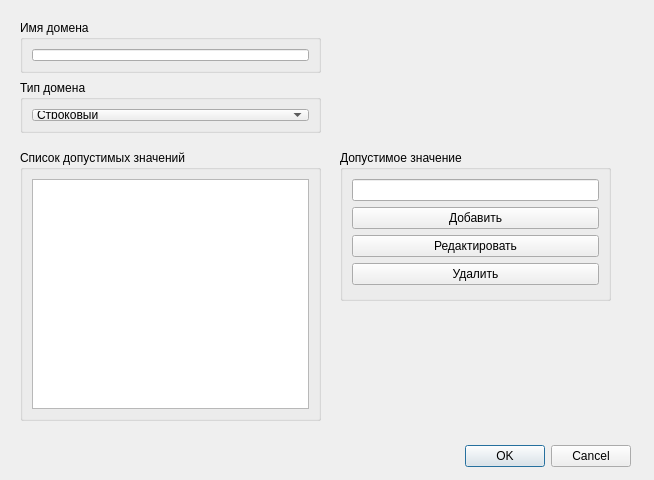
<?xml version="1.0" encoding="UTF-8"?>
<ui version="4.0">
 <class>dialog</class>
 <widget class="QDialog" name="dialog">
  <property name="geometry">
   <rect>
    <x>0</x>
    <y>0</y>
    <width>654</width>
    <height>480</height>
   </rect>
  </property>
  <property name="windowTitle">
   <string>Добавление домена</string>
  </property>
  <widget class="QDialogButtonBox" name="buttonBox">
   <property name="geometry">
    <rect>
     <x>10</x>
     <y>440</y>
     <width>621</width>
     <height>32</height>
    </rect>
   </property>
   <property name="orientation">
    <enum>Qt::Horizontal</enum>
   </property>
   <property name="standardButtons">
    <set>QDialogButtonBox::Cancel|QDialogButtonBox::Ok</set>
   </property>
  </widget>
  <widget class="QGroupBox" name="groupBox">
   <property name="geometry">
    <rect>
     <x>20</x>
     <y>20</y>
     <width>301</width>
     <height>53</height>
    </rect>
   </property>
   <property name="title">
    <string>Имя домена</string>
   </property>
   <layout class="QVBoxLayout" name="verticalLayout">
    <item>
     <widget class="QLineEdit" name="domainName"/>
    </item>
   </layout>
  </widget>
  <widget class="QGroupBox" name="groupBox_2">
   <property name="geometry">
    <rect>
     <x>20</x>
     <y>80</y>
     <width>301</width>
     <height>53</height>
    </rect>
   </property>
   <property name="title">
    <string>Тип домена</string>
   </property>
   <layout class="QVBoxLayout" name="verticalLayout_2">
    <item>
     <widget class="QComboBox" name="domainType">
      <item>
       <property name="text">
        <string>Строковый</string>
       </property>
      </item>
      <item>
       <property name="text">
        <string>Целочисленный</string>
       </property>
      </item>
      <item>
       <property name="text">
        <string>Вещественный</string>
       </property>
      </item>
     </widget>
    </item>
   </layout>
  </widget>
  <widget class="QGroupBox" name="groupBox_3">
   <property name="geometry">
    <rect>
     <x>20</x>
     <y>150</y>
     <width>301</width>
     <height>271</height>
    </rect>
   </property>
   <property name="title">
    <string>Список допустимых значений</string>
   </property>
   <layout class="QVBoxLayout" name="verticalLayout_3">
    <item>
     <widget class="QListWidget" name="domainList"/>
    </item>
   </layout>
  </widget>
  <widget class="QGroupBox" name="groupBox_4">
   <property name="geometry">
    <rect>
     <x>340</x>
     <y>150</y>
     <width>271</width>
     <height>151</height>
    </rect>
   </property>
   <property name="title">
    <string>Допустимое значение</string>
   </property>
   <layout class="QVBoxLayout" name="verticalLayout_4">
    <item>
     <widget class="QLineEdit" name="domainValue"/>
    </item>
    <item>
     <widget class="QPushButton" name="buttonAdd">
      <property name="text">
       <string>Добавить</string>
      </property>
     </widget>
    </item>
    <item>
     <widget class="QPushButton" name="buttonEdit">
      <property name="text">
       <string>Редактировать</string>
      </property>
     </widget>
    </item>
    <item>
     <widget class="QPushButton" name="buttonDelete">
      <property name="text">
       <string>Удалить</string>
      </property>
     </widget>
    </item>
   </layout>
  </widget>
 </widget>
 <resources/>
 <connections>
  <connection>
   <sender>buttonBox</sender>
   <signal>accepted()</signal>
   <receiver>dialog</receiver>
   <slot>accept()</slot>
   <hints>
    <hint type="sourcelabel">
     <x>248</x>
     <y>254</y>
    </hint>
    <hint type="destinationlabel">
     <x>157</x>
     <y>274</y>
    </hint>
   </hints>
  </connection>
  <connection>
   <sender>buttonBox</sender>
   <signal>rejected()</signal>
   <receiver>dialog</receiver>
   <slot>reject()</slot>
   <hints>
    <hint type="sourcelabel">
     <x>316</x>
     <y>260</y>
    </hint>
    <hint type="destinationlabel">
     <x>286</x>
     <y>274</y>
    </hint>
   </hints>
  </connection>
 </connections>
</ui>
